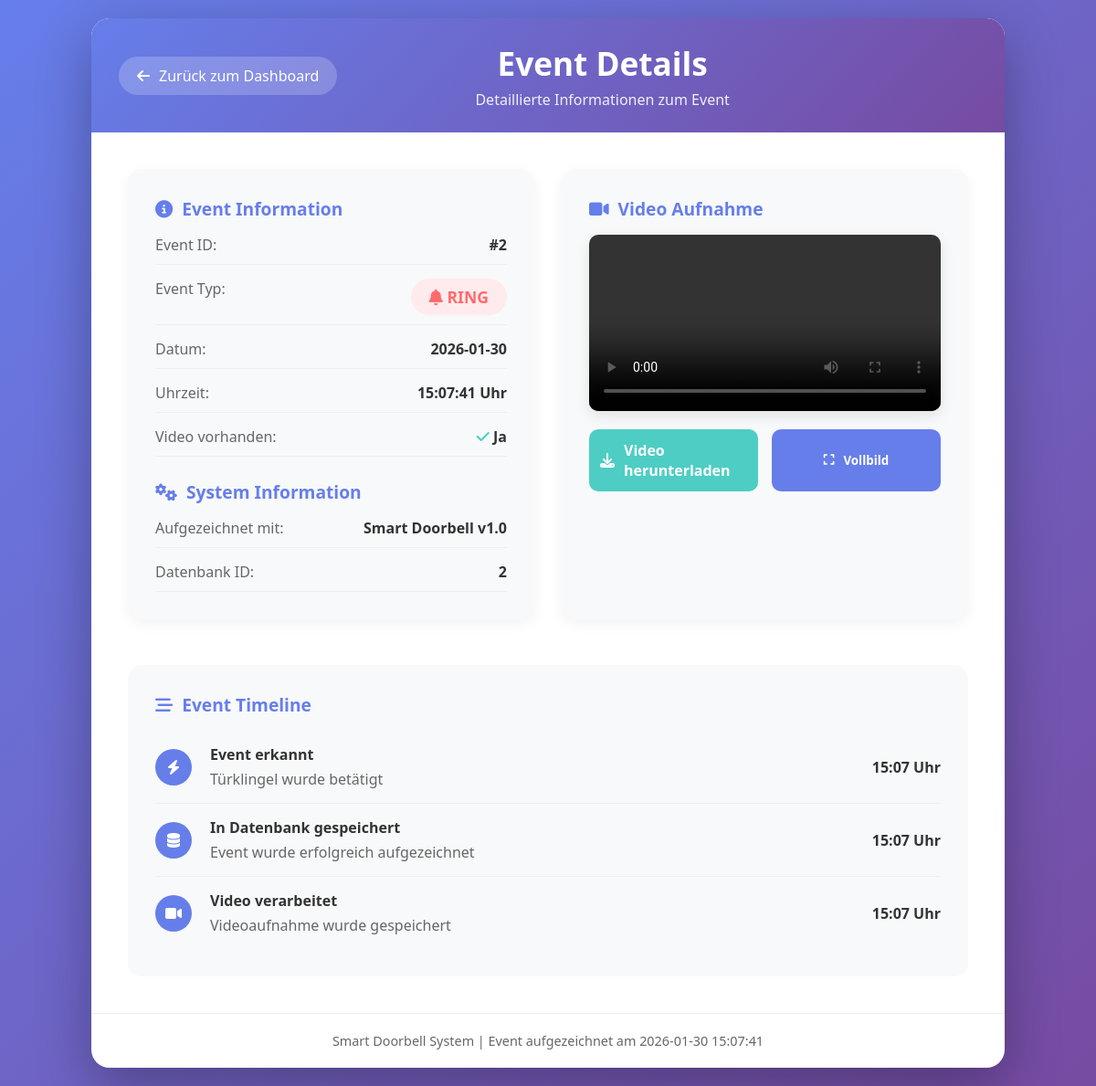
Screenshot of /event/2 with the database file from the repository.
### tables this page shows
CREATE TABLE events (
            id INTEGER PRIMARY KEY AUTOINCREMENT,
            timestamp TEXT NOT NULL,
            event_type TEXT NOT NULL,
            video_file TEXT
        );

### app.py (the view)
@app.route("/event/<int:event_id>")
def event_detail(event_id):
    event = get_event_by_id(event_id)
    if not event:
        return "Event nicht gefunden", 404
    return render_template("event_detail.html", event=event)

### app.py (called while the page is built)
def get_event_by_id(event_id):
    conn = sqlite3.connect(DB_PATH)
    conn.row_factory = sqlite3.Row
    c = conn.cursor()
    c.execute("""
        SELECT id, timestamp, event_type, video_file
        FROM events
        WHERE id = ?
    """, (event_id,))
    row = c.fetchone()
    conn.close()
    if row:
        return dict(row)
    return None

### templates/event_detail.html (shortened to what this page needs)
<!DOCTYPE html>
<html lang="de">
<head>
    <link rel="stylesheet" href="https://cdnjs.cloudflare.com/ajax/libs/font-awesome/6.4.0/css/all.min.css">
</head>
<body>
    <div class="container">
        <div class="detail-header">
            <a href="{{ url_for('dashboard') }}" class="back-button">
                <i class="fas fa-arrow-left"></i>
                Zurück zum Dashboard
            </a>
            <div class="header-title">
                <h1>Event Details</h1>
                <p>Detaillierte Informationen zum Event</p>
            </div>
        </div>
        <div class="content">
            <div class="info-card">
                <div class="info-section">
                    <h3 class="section-title">
                        <i class="fas fa-info-circle"></i>
                        Event Information
                    </h3>
                    <div class="info-grid">
                        <div class="info-item">
                            <span class="info-label">Event ID:</span>
                            <span class="info-value">#{{ event.id }}</span>
                        </div>
                        <div class="info-item">
                            <span class="info-label">Event Typ:</span>
                            <span class="event-badge {{ event.event_type }}">
                                {% if event.event_type == 'ring' %}
                                    <i class="fas fa-bell"></i> RING
                                {% else %}
                                    <i class="fas fa-running"></i> MOTION
                                {% endif %}
                            </span>
                        </div>
                        <div class="info-item">
                            <span class="info-label">Datum:</span>
                            <span class="info-value">{{ event.timestamp.split(' ')[0] }}</span>
                        </div>
                        <div class="info-item">
                            <span class="info-label">Uhrzeit:</span>
                            <span class="info-value">{{ event.timestamp.split(' ')[1] }} Uhr</span>
                        </div>
                        <div class="info-item">
                            <span class="info-label">Video vorhanden:</span>
                            <span class="info-value">
                                {% if event.video_file %}
                                    <i class="fas fa-check" style="color: #4ecdc4;"></i> Ja
                                {% else %}
                                    <i class="fas fa-times" style="color: #ff6b6b;"></i> Nein
                                {% endif %}
                            </span>
                        </div>
                    </div>
                </div>
                <div class="info-section">
                    <h3 class="section-title">
                        <i class="fas fa-cogs"></i>
                        System Information
                    </h3>
                    <div class="info-grid">
                        <div class="info-item">
                            <span class="info-label">Aufgezeichnet mit:</span>
                            <span class="info-value">Smart Doorbell v1.0</span>
                        </div>
                        <div class="info-item">
                            <span class="info-label">Datenbank ID:</span>
                            <span class="info-value">{{ event.id }}</span>
                        </div>
                    </div>
                </div>
            </div>
            <div class="video-container">
                <h3 class="section-title">
                    <i class="fas fa-video"></i>
                    Video Aufnahme
                </h3>
                {% if event.video_file %}
                    {% set video_url = url_for('static', filename='videos/' + (event.video_file if event.video_file.endswith('.mp4') else event.video_file + '.mp4')) %}
                    <video class="video-player" controls>
                        <source src="{{ video_url }}" type="video/mp4">
                    </video>
                    <div class="video-actions">
                        <a href="{{ video_url }}" download class="action-button download">
                            <i class="fas fa-download"></i>
                            Video herunterladen
                        </a>
                        <button class="action-button" onclick="document.querySelector('video').requestFullscreen()">
                            <i class="fas fa-expand"></i>
                            Vollbild
                        </button>
                    </div>
                {% else %}
                    <div class="video-placeholder">
                        <i class="fas fa-video-slash"></i>
                        <h3>Kein Video verfügbar</h3>
                        <p>Für dieses Event wurde kein Video aufgezeichnet.</p>
                    </div>
                {% endif %}
            </div>
            <div class="timeline">
                <h3 class="section-title">
                    <i class="fas fa-stream"></i>
                    Event Timeline
                </h3>
                <div class="timeline-item">
                    <div class="timeline-icon">
                        <i class="fas fa-bolt"></i>
                    </div>
                    <div class="timeline-content">
                        <div class="timeline-time">Event erkannt</div>
                        <div class="timeline-desc">
                            {% if event.event_type == 'ring' %}
                                Türklingel wurde betätigt
                            {% else %}
                                Bewegung wurde erkannt
                            {% endif %}
                        </div>
                    </div>
                    <div class="info-value">{{ event.timestamp.split(' ')[1][:5] }}</div>
                </div>
                <div class="timeline-item">
                    <div class="timeline-icon">
                        <i class="fas fa-database"></i>
                    </div>
                    <div class="timeline-content">
                        <div class="timeline-time">In Datenbank gespeichert</div>
                        <div class="timeline-desc">Event wurde erfolgreich aufgezeichnet</div>
                    </div>
                    <div class="info-value">{{ event.timestamp.split(' ')[1][:5] }}</div>
                </div>
                {% if event.video_file %}
                <div class="timeline-item">
                    <div class="timeline-icon">
                        <i class="fas fa-video"></i>
                    </div>
                    <div class="timeline-content">
                        <div class="timeline-time">Video verarbeitet</div>
                        <div class="timeline-desc">Videoaufnahme wurde gespeichert</div>
                    </div>
                    <div class="info-value">{{ event.timestamp.split(' ')[1][:5] }}</div>
                </div>
                {% endif %}
            </div>
        </div>
        <div class="detail-footer">
            <p>Smart Doorbell System | Event aufgezeichnet am {{ event.timestamp }}</p>
        </div>
    </div>
</body>
</html>

### templates/event_detail.html (style rules this page uses)
* { margin: 0; padding: 0; box-sizing: border-box; font-family: 'Segoe UI', Tahoma, Geneva, Verdana, sans-serif; }
body { background: linear-gradient(135deg, #667eea 0%, #764ba2 100%); min-height: 100vh; padding: 20px; }
.container { max-width: 1000px; margin: 0 auto; background: white; border-radius: 20px; box-shadow: 0 20px 60px rgba(0, 0, 0, 0.3); overflow: hidden; }
.detail-header { background: linear-gradient(135deg, #667eea 0%, #764ba2 100%); color: white; padding: 25px 30px; display: flex; justify-content: space-between; align-items: center; }
.back-button { background: rgba(255, 255, 255, 0.2); color: white; border: none; padding: 10px 20px; border-radius: 50px; cursor: pointer; display: flex; align-items: center; gap: 10px; text-decoration: none; transition: background 0.3s; }
.header-title { text-align: center; flex-grow: 1; }
.header-title h1 { font-size: 2.2rem; margin-bottom: 5px; }
.header-title p { opacity: 0.9; }
.content { display: grid; grid-template-columns: 1fr 1fr; gap: 30px; padding: 40px; }
.info-card { background: #f8f9fa; border-radius: 15px; padding: 30px; box-shadow: 0 5px 15px rgba(0, 0, 0, 0.05); }
.info-section { margin-bottom: 25px; }
.info-section:last-child { margin-bottom: 0; }
.section-title { font-size: 1.2rem; color: #667eea; margin-bottom: 15px; display: flex; align-items: center; gap: 10px; font-weight: 600; }
.info-grid { display: grid; gap: 15px; }
.info-item { display: flex; justify-content: space-between; padding-bottom: 10px; border-bottom: 1px solid #eee; }
.info-label { color: #666; font-weight: 500; }
.info-value { color: #333; font-weight: 600; }
.event-badge { display: inline-block; padding: 8px 20px; border-radius: 50px; font-weight: bold; font-size: 1.1rem; }
.event-badge.ring { background: #ffebee; color: #ff6b6b; }
.video-container { background: #f8f9fa; border-radius: 15px; padding: 30px; box-shadow: 0 5px 15px rgba(0, 0, 0, 0.05); display: flex; flex-direction: column; }
.video-player { width: 100%; border-radius: 10px; box-shadow: 0 5px 15px rgba(0, 0, 0, 0.1); }
.video-actions { margin-top: 20px; display: flex; gap: 15px; }
.action-button { flex: 1; padding: 12px; border: none; border-radius: 10px; background: #667eea; color: white; font-weight: 600; cursor: pointer; display: flex; align-items: center; justify-content: center; gap: 10px; transition: background 0.3s; text-decoration: none; }
.action-button.download { background: #4ecdc4; }
.timeline { grid-column: 1 / -1; background: #f8f9fa; border-radius: 15px; padding: 30px; margin-top: 20px; }
.timeline-item { display: flex; align-items: center; gap: 20px; padding: 15px 0; border-bottom: 1px solid #eee; }
.timeline-item:last-child { border-bottom: none; }
.timeline-icon { width: 40px; height: 40px; border-radius: 50%; background: #667eea; color: white; display: flex; align-items: center; justify-content: center; }
.timeline-content { flex-grow: 1; }
.timeline-time { font-weight: 600; color: #333; }
.timeline-desc { color: #666; margin-top: 5px; }
.detail-footer { text-align: center; padding: 20px; color: #666; border-top: 1px solid #eee; font-size: 0.9rem; }

### rows the page displays
events: id "2", timestamp "2026-01-30", timestamp "15:07:41", timestamp "2026-01-30 15:07:41"
